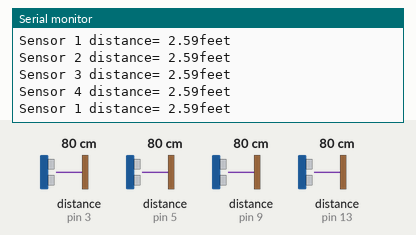
Simulated run of this sketch. Board: Arduino Uno, built with avr-gcc and run on an emulated ATmega328P. Shown: the last lines printed to the serial monitor. Wiring (inferred from the names in the program): 4 × ultrasonic range finder: trigger pin 2, echo pin 3 / trigger pin 4, echo pin 5 / trigger pin 8, echo pin 9 / trigger pin 12, echo pin 13. The inputs (shaded band) are chosen by the test bench; at power-on: distance to the obstacle (sensors on pin 3, pin 5, pin 9, pin 13) 80 cm. The echo pulse lasts 58.3 µs per cm.

Above: at 4.8 s.
4.9 s: distance to the obstacle (sensor on pin 3) set to 2 cm
At 5.9 s:
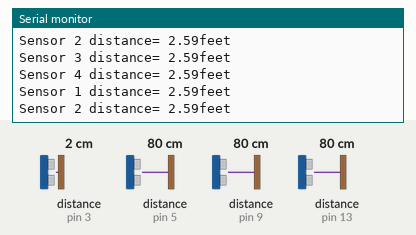
9.9 s: distance to the obstacle (sensor on pin 5) set to 2 cm
At 10.9 s:
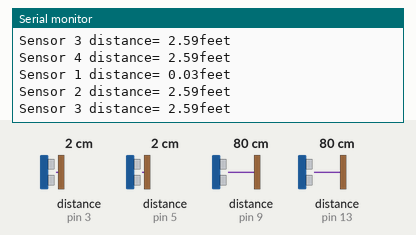
14.9 s: distance to the obstacle (sensor on pin 9) set to 2 cm
At 15.4 s:
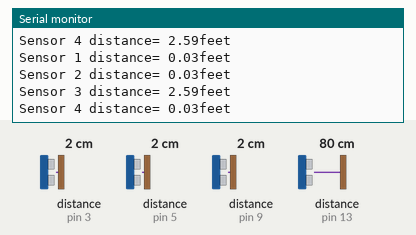
19.9 s: distance to the obstacle (sensor on pin 13) set to 2 cm
At 20.9 s:
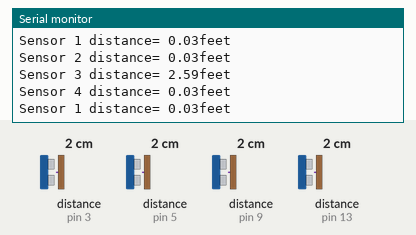
24.9 s: distance to the obstacle (sensor on pin 3) set to 4 cm
At 25.9 s:
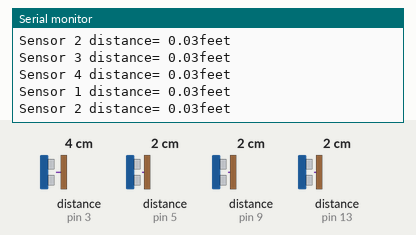
29.9 s: distance to the obstacle (sensor on pin 5) set to 4 cm
At 30.7 s:
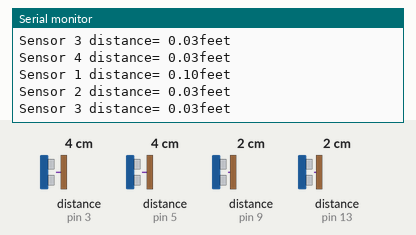
Timing chart, 0 to 32.9 s (numbered marks = the images above; inputs shaded):
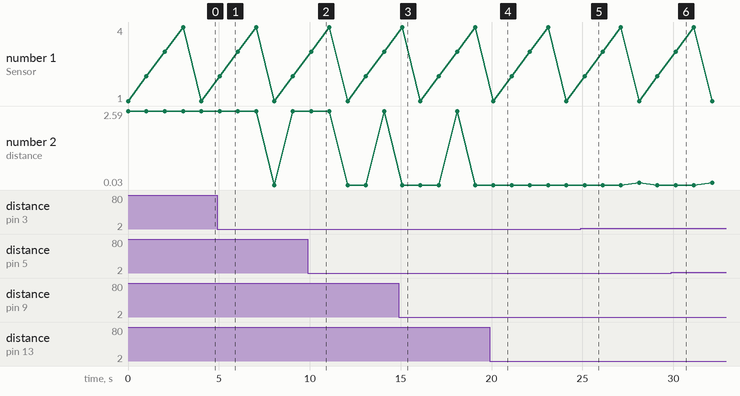

The sketch:

ultrasonic.ino
```cpp
int trigPIN1=2;
int echoPIN1=3;
int trigPIN2=4;
int echoPIN2=5;
int trigPIN3=12;
int echoPIN3=13;
int trigPIN4=8;
int echoPIN4=9;
float y;
float x;
void setup()
{
Serial.begin(9600);
pinMode(trigPIN1,OUTPUT);
pinMode(trigPIN2,OUTPUT);
pinMode(echoPIN2,INPUT);
pinMode(trigPIN3,OUTPUT);
pinMode(echoPIN3,INPUT);
pinMode(trigPIN4,OUTPUT);
pinMode(echoPIN4,INPUT);


pinMode(echoPIN1,INPUT);
 }

void loop() {long distance1,duration1;
  float dfeet1;
 digitalWrite(trigPIN1,HIGH);
 delayMicroseconds(1000);
digitalWrite(trigPIN1,LOW);
duration1=pulseIn(echoPIN1,HIGH);
distance1=(duration1/2)/29.1;
dfeet1=distance1/30.48;
Serial.print("Sensor 1 distance= ");
Serial.print(dfeet1);
Serial.println("feet\n");
delay(1000);

long distance2,duration2;
float dfeet2;
 digitalWrite(trigPIN2,HIGH);
 delayMicroseconds(1000);
digitalWrite(trigPIN2,LOW);
duration2=pulseIn(echoPIN2,HIGH);
distance2=(duration2/2)/29.1;
dfeet2=distance2/30.48;
Serial.print("Sensor 2 distance= ");
Serial.print(dfeet2);
Serial.println("feet\n");
delay(1000);

long distance3,duration3;
float dfeet3;
 digitalWrite(trigPIN3,HIGH);
 delayMicroseconds(1000);
digitalWrite(trigPIN3,LOW);
duration3=pulseIn(echoPIN3,HIGH);
distance3=(duration3/2)/29.1;
dfeet3=distance3/30.48;
Serial.print("Sensor 3 distance= ");
Serial.print(dfeet3);
Serial.println("feet\n");
delay(1000);

long distance4,duration4;
float dfeet4;
 digitalWrite(trigPIN4,HIGH);
 delayMicroseconds(1000);
digitalWrite(trigPIN4,LOW);
duration4=pulseIn(echoPIN4,HIGH);
distance4=(duration4/2)/29.1;
dfeet4=distance4/30.48;
Serial.print("Sensor 4 distance= ");
Serial.print(dfeet4);
Serial.println("feet\n");
delay(1000);


}
```

Measured:
- after the input at 14.9 s, the serial monitor: prints a new line after 0.19 s (image 3)
